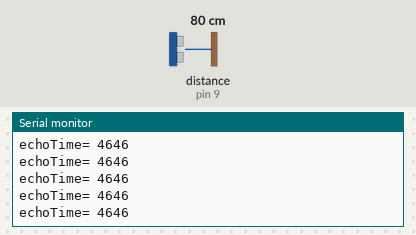
A sketch run on a simulated Arduino Uno, built with avr-gcc and run on an emulated ATmega328P. Parts: the last lines printed to the serial monitor. Wiring (inferred from the names in the program): ultrasonic range finder: trigger pin 8; echo pin 9. The test bench sets the inputs (shaded band); at power-on: distance to the obstacle (sensor on pin 9) 80 cm. The echo pulse lasts 58.3 µs per cm.

Above: at 1.2 s.
1.3 s: distance to the obstacle (sensor on pin 9) set to 2 cm
At 1.38 s:
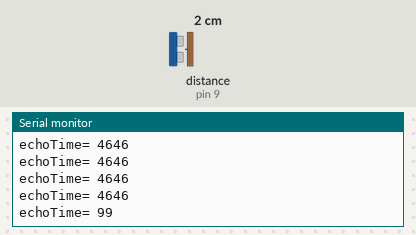
4.3 s: distance to the obstacle (sensor on pin 9) set to 250 cm
At 4.41 s:
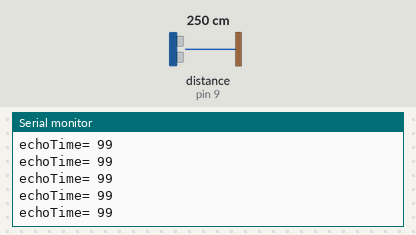
Timing chart, 0 to 7.3 s (numbered marks = the images above; inputs shaded):
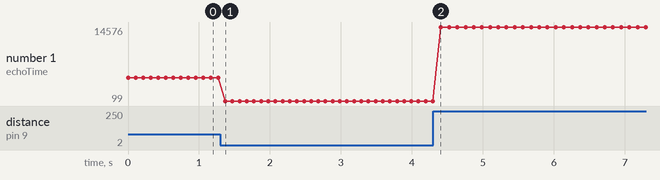

The sketch:

Ultrasonic_Sensor.ino
```cpp
#define trigPin 8
#define echoPin 9
void setup() {
  Serial.begin (9600);
  pinMode(trigPin, OUTPUT);
  pinMode(echoPin, INPUT);
}
void loop() {
  long echoTime;
  digitalWrite(trigPin, LOW);
  delayMicroseconds(10);
  digitalWrite(trigPin, HIGH);
  delayMicroseconds(10);
  digitalWrite(trigPin, LOW);
  echoTime = pulseIn(echoPin, HIGH);
  Serial.print("echoTime= ");
  Serial.println(echoTime);
  delay(100);
}
```

Measured:
- after the input at 1.3 s, the serial monitor: prints a new line after 0.07 s (image 1)
- plotted number 1: 4646 → 99 after the input at 1.3 s, 99 → 14576 after the input at 4.3 s
